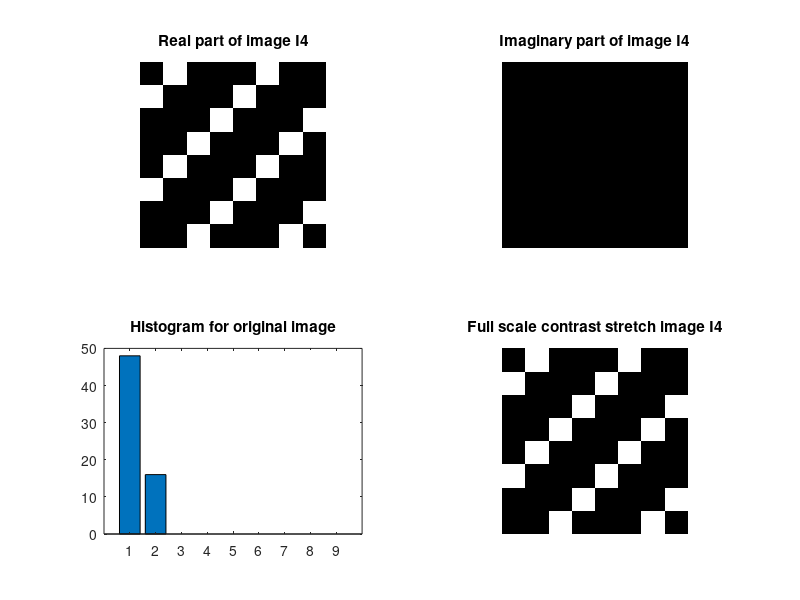

Recreate this plot in MATLAB.
clc;
I4=zeros(8,8);
[cols,rows]=meshgrid(0:7,0:7);
%t=sqrt(-1);
I4=sin(2*pi/8*(2.0*cols+2.0*rows));
%j=fft(I1);
fprintf(1,'%s\n','Re[I4]:');
disp(round(real(I4) * 10^4)*10^(-4));

%figure(1);
subplot(2,2,1);
imshow(real(I4));
title('Real part of image I4');
fprintf(1,'%s\n','Im[I4]:');
disp(round(imag(I4) * 10^4)*10^(-4));

%figure(2);
subplot(2,2,2);
imshow(imag(I4));
title('Imaginary part of image I4');
h=sum(hist(I4,0:8)');

%figure(3);
subplot(2,2,3);
bar(h);
title('Histogram for original image');
A=min(min(abs(I4)));
B=max(max(abs(I4)));
k=8;
J=zeros(8,8);
for m=1:8
    for n=1:8
        J(m,n)=(((k-1)/(B-A))*(I4(m,n)-A));
    end
end

%figure(4);
subplot(2,2,4);
imshow(J);
title('Full scale contrast stretch image I4');
print (figure(1),'Q4','-dpng');%writing out image for LaTeX purpose


y=fftshift(fft2(I4));
fprintf(1,'%s\n','Re[DFT(I4)]:');
disp(round(real(y) * 10^4)*10^(-4));

fprintf(1,'%s\n','Im[DFT(I4)]:');
disp(round(imag(y) * 10^4)*10^(-4));